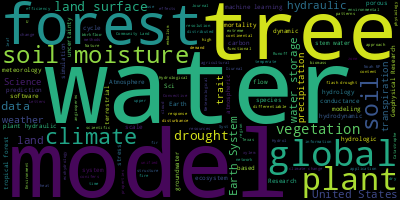

This chart was generated by the following Python code:
#!/usr/bin/env python
"""
Minimal Example
===============

Generating a square wordcloud from the US constitution using default arguments.
"""

import os

from os import path
from wordcloud import WordCloud

# get data directory (using getcwd() is needed to support running example in generated IPython notebook)
d = path.dirname(__file__) if "__file__" in locals() else os.getcwd()

# Read the whole text.
text = open(path.join(d, 'LSM.txt')).read()

# Generate a word cloud image
wordcloud = WordCloud().generate(text)


# store to file
wordcloud.to_file(path.join(d, "LSM.png"))

# Display the generated image:
# the matplotlib way:
import matplotlib.pyplot as plt
plt.imshow(wordcloud, interpolation='bilinear')
plt.axis("off")

# lower max_font_size
wordcloud = WordCloud(max_font_size=40).generate(text)
plt.figure()
plt.imshow(wordcloud, interpolation="bilinear")
plt.axis("off")
plt.show()

# The pil way (if you don't have matplotlib)
# image = wordcloud.to_image()
# image.show()
